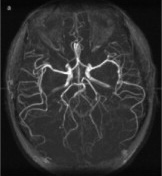
//> input picture Practica 2 parte 3/Cerebro.jpg, 162 x 176 px
$ ./Principal   (built with g++ and OpenCV 4)
//> lines starting //> are read from the running program, lines starting //| are printed output that depends on the picture; after the words box and inside, x2 and y2 are one past the last pixel; in counts of white or black regions, pixels touching at a corner belong together

#include <iostream>
#include <cstdlib>
#include <cmath>
#include <random>
#include <fstream>
#include <sstream>
#include <cstring>


#include <opencv2/imgproc.hpp> // Librería que contiene operaciones para realizar procesamiento de imágenes
#include <opencv2/imgcodecs.hpp> // Librería contiene los métodos para cargar imágenes de acuerdo a un códec
#include <opencv2/core.hpp> // Librería que contiene las estructuras y funciones base para representar las imágenes como matrices
#include <opencv2/video.hpp> // Librería para realizar lectura de vídeos
#include <opencv2/videoio.hpp> // Librería para escritura de vídoeos y streaming
#include <opencv2/highgui.hpp> // Librería para crear interfaces básicas de usuario
#include <chrono>


using namespace std;
using namespace cv;


int main(int argc, char* args[]){
    int mascara=37;
    //namedWindow("imagen",WINDOW_AUTOSIZE);
    //createTrackbar("Mascara", "imagen", &mascara, 37, NULL);

    Mat Cerebro= imread("Cerebro.jpg", IMREAD_GRAYSCALE);
//> Cerebro is the input picture: 176 rows x 162 cols, CV_8UC1; min 1, max 255, mean 48.5
    Mat Pie= imread("Pie.jpg", IMREAD_GRAYSCALE);
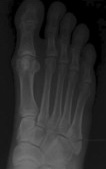
//> input picture Practica 2 parte 3/Pie.jpg, 106 x 169 px
//> Pie is the input picture: 169 rows x 106 cols, CV_8UC1; min 0, max 118, mean 42.6
    Mat Pecho= imread("pecho.jpg",IMREAD_GRAYSCALE);
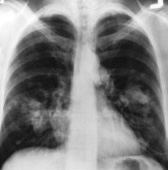
//> input picture Practica 2 parte 3/pecho.jpg, 168 x 170 px
//> Pecho is the input picture: 170 rows x 168 cols, CV_8UC1; min 16, max 255, mean 127.7
    resize(Cerebro, Cerebro, Size(), 1.3,1.3);
//> Cerebro: 229 rows x 211 cols, CV_8UC1
    resize(Pie, Pie, Size(), 1.4,1.4);
//> Pie: 237 rows x 148 cols, CV_8UC1
    resize(Pecho, Pecho, Size(), 1.4,1.4);
//> Pecho: 238 rows x 235 cols, CV_8UC1
    Mat ErosionC,DilatacionC,tophatC,blackhatC,vistaC;
    Mat ErosionP,DilatacionP,tophatP,blackhatP,vistaP;
    Mat ErosionPie,DilatacionPie,tophatPie,blackhatPie,vistaPie;
    Mat elemento = getStructuringElement(MORPH_RECT, Size(mascara,mascara));//(37,37)

    //Parte 1

    //Operaciones Morfologicas


    //Parte 2

    //Erocion
    erode(Cerebro,ErosionC, elemento);
    erode(Pecho,ErosionP, elemento);
    erode(Pie,ErosionPie, elemento);
    imshow("Erosion Cerebro",ErosionC);
    imshow("Erosion Pecho",ErosionP);
    imshow("Erosion Pie",ErosionPie);

    //Dilatacion
    dilate(Cerebro, DilatacionC,elemento);
    dilate(Pecho, DilatacionP,elemento);
    dilate(Pie, DilatacionPie,elemento);
    imshow("Dilatacion Cerebro",DilatacionC);
    imshow("Dilatacion Pecho",DilatacionP);
    imshow("Dilatacion Pie",DilatacionPie);

    //Top Hat
    morphologyEx(Cerebro, tophatC,MORPH_TOPHAT, elemento);
    morphologyEx(Pecho, tophatP,MORPH_TOPHAT, elemento);
    morphologyEx(Pie, tophatPie,MORPH_TOPHAT, elemento);

    //Black Hat
    morphologyEx(Cerebro,blackhatC,MORPH_BLACKHAT,elemento);
    morphologyEx(Pecho,blackhatP,MORPH_BLACKHAT,elemento);
    morphologyEx(Pie,blackhatPie,MORPH_BLACKHAT,elemento);
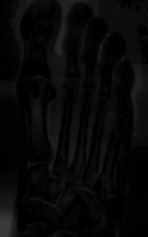
//> blackhatPie: 237 rows x 148 cols, CV_8UC1; min 0, max 60, mean 7.6

    Mat equaC= Cerebro+tophatC-blackhatC;
    Mat equaP= Pecho+tophatP-blackhatP;
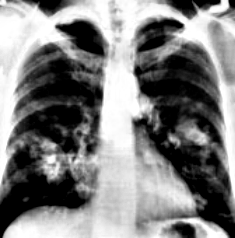
//> equaP: 238 rows x 235 cols, CV_8UC1; min 0, max 255, mean 127.9
    Mat equaPie= Pie+tophatPie-blackhatPie;
    //Imprimir las vistas
    if(vistaC.empty()){
        vistaC= Mat::zeros(Size((Cerebro.cols*4), Cerebro.rows), CV_8UC1);
        vistaP= Mat::zeros(Size((Pecho.cols*4), Pecho.rows), CV_8UC1);
        vistaPie= Mat::zeros(Size((Pie.cols*4), Pie.rows), CV_8UC1);
    }

    Cerebro.copyTo(vistaC(Rect(0,0,Cerebro.cols, Cerebro.rows)));
    tophatC.copyTo(vistaC(Rect(tophatC.cols, 0, tophatC.cols,tophatC.rows)));
    blackhatC.copyTo(vistaC(Rect(Cerebro.cols*2, 0, blackhatC.cols,blackhatC.rows)));
    equaC.copyTo(vistaC(Rect(Cerebro.cols*3, 0, equaC.cols,equaC.rows)));
//> vistaC: 229 rows x 844 cols, CV_8UC1; min 0, max 255, mean 34.4

    Pecho.copyTo(vistaP(Rect(0,0,Pecho.cols, Pecho.rows)));
    tophatP.copyTo(vistaP(Rect(tophatP.cols, 0, tophatP.cols,tophatP.rows)));
    blackhatP.copyTo(vistaP(Rect(Pecho.cols*2, 0, blackhatP.cols,blackhatP.rows)));
    equaP.copyTo(vistaP(Rect(Pecho.cols*3, 0, equaP.cols,equaP.rows)));

    Pie.copyTo(vistaPie(Rect(0,0,Pie.cols, Pie.rows)));
    tophatPie.copyTo(vistaPie(Rect(tophatPie.cols, 0, tophatPie.cols,tophatPie.rows)));
    blackhatPie.copyTo(vistaPie(Rect(Pie.cols*2, 0, blackhatPie.cols,blackhatPie.rows)));
    equaPie.copyTo(vistaPie(Rect(Pie.cols*3, 0, equaPie.cols,equaPie.rows)));
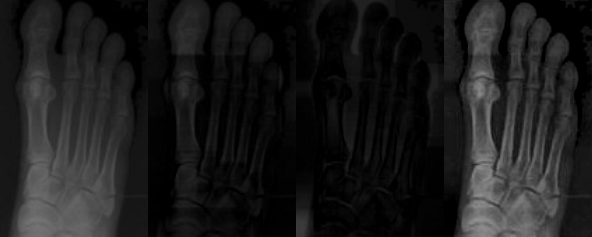
//> vistaPie: 237 rows x 592 cols, CV_8UC1; min 0, max 148, mean 27.1

    putText(vistaC,"Orignial", Point(0,10),FONT_HERSHEY_SIMPLEX,0.3,255,1);
//> vistaC: 229 rows x 844 cols, CV_8UC1; min 0, max 255, mean 34.6
    putText(vistaC,"Top Hat", Point(tophatC.cols,10),FONT_HERSHEY_SIMPLEX,0.3,255,1);
//> vistaC: 229 rows x 844 cols, CV_8UC1; min 0, max 255, mean 34.7
    putText(vistaC,"Back Hat", Point(blackhatC.cols*2,10),FONT_HERSHEY_SIMPLEX,0.3,255,1);
//> vistaC: 229 rows x 844 cols, CV_8UC1; min 0, max 255, mean 34.8
    putText(vistaC,"Equa", Point(equaC.cols*3,10),FONT_HERSHEY_SIMPLEX,0.3,255,1);
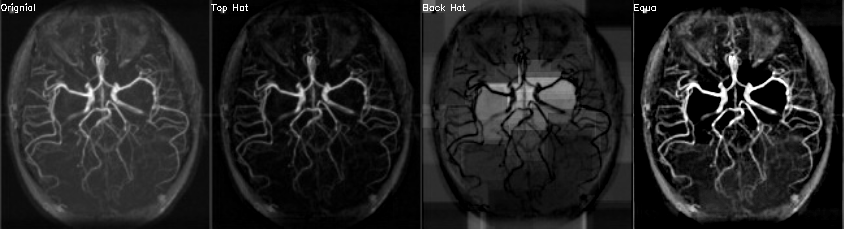
//> vistaC: 229 rows x 844 cols, CV_8UC1; min 0, max 255, mean 34.8
    putText(vistaP,"Orignial", Point(0,10),FONT_HERSHEY_SIMPLEX,0.3,255,1);
//> vistaP: 238 rows x 940 cols, CV_8UC1; min 0, max 255, mean 77.9
    putText(vistaP,"Top Hat", Point(tophatP.cols,10),FONT_HERSHEY_SIMPLEX,0.3,255,1);
//> vistaP: 238 rows x 940 cols, CV_8UC1; min 0, max 255, mean 77.9
    putText(vistaP,"Back Hat", Point(blackhatP.cols*2,10),FONT_HERSHEY_SIMPLEX,0.3,255,1);
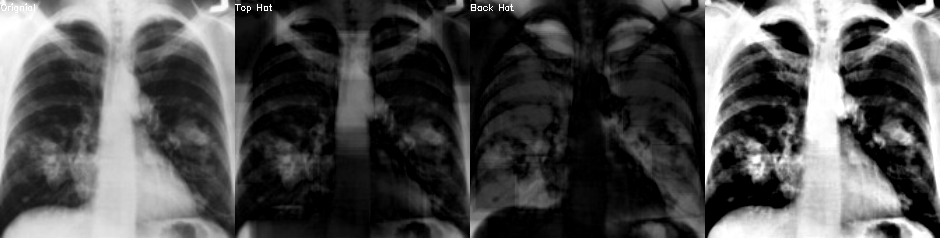
//> vistaP: 238 rows x 940 cols, CV_8UC1; min 0, max 255, mean 78
    putText(vistaP,"Equa", Point(equaP.cols*3,10),FONT_HERSHEY_SIMPLEX,0.3,255,1);
//> vistaP: 238 rows x 940 cols, CV_8UC1; 58 pixels changed, all inside (x1, y1, x2, y2) = (706, 4, 728, 13)

    imshow("Cerebro", vistaC);
    imshow("Torax",vistaP);
    imshow("Pie",vistaPie);

    waitKey(0);
    destroyAllWindows();
}
